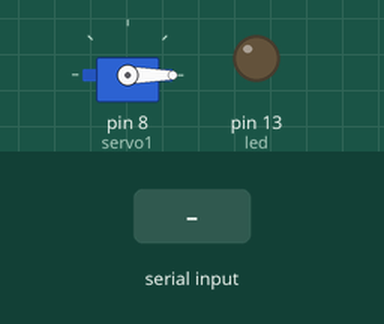
Recording of a sketch running on a simulated Arduino Uno, built with avr-gcc and run on an emulated ATmega328P. Shown: servo, output pins drawn as LEDs (lit = HIGH). The inputs (shaded band) are chosen by the test bench.

Above: at 1.2 s.
1.3 s: "2" received over Serial
At 2.5 s:
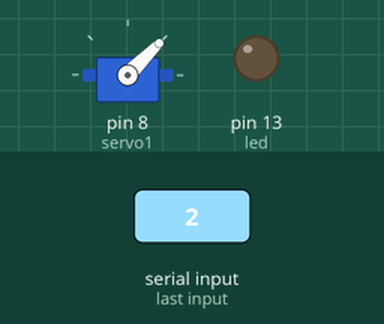
2.8 s: "1" received over Serial
At 3.9 s:
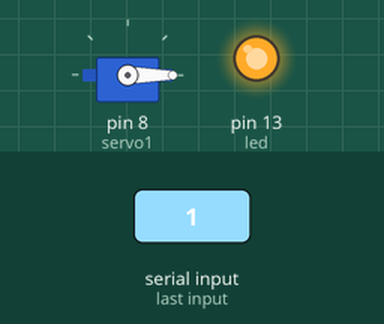
Timing chart, 0 to 5.8 s (numbered marks = the images above; inputs shaded):
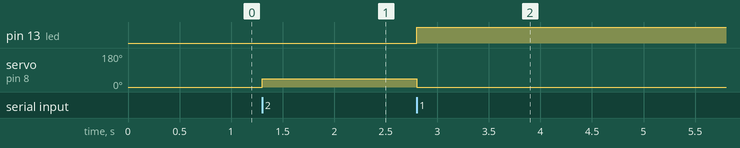

Measured:
- after the input at 1.3 s, servo on pin 8 (servo1): 0° → 45° at once
- after the input at 2.8 s, pin 13 (led): LOW → HIGH at once; servo on pin 8 (servo1): 45° → 0° at once

The sketch:

10_Servo.ino
```cpp
#include<Servo.h>   //Servo related code library

int led = 13;
Servo servo1;
int pos = 0;

void setup() {
  Serial.begin(9600);
  pinMode(led, OUTPUT);
  servo1.attach(8);
  servo1.write(0);
}

void loop() {
      if (Serial.read() == '1') {
        digitalWrite(led, HIGH);
        servo1.write(0);
      }  else if (Serial.read() == '2'){
        digitalWrite(led, LOW);
        servo1.write(45);
      } else if (Serial.read() == '3'){
        digitalWrite(led, LOW);
        servo1.write(90);
      } else if (Serial.read() == '4'){
        digitalWrite(led, HIGH);
        servo1.write(135);
      } else if (Serial.read() == '5'){
        digitalWrite(led, HIGH);
        servo1.write(180);
      }
}//End of loop
```
